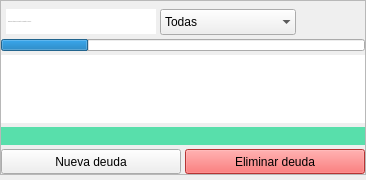
         <widget class="QWidget" name="tab3_debts">
          <attribute name="title">
           <string>CUENTAS CORRIENTES</string>
          </attribute>
          <attribute name="toolTip">
           <string notr="true">&lt;html&gt;&lt;head/&gt;&lt;body&gt;&lt;p&gt;Muestra las cuentas corrientes y datos personales de quienes posean una.&lt;/p&gt;&lt;/body&gt;&lt;/html&gt;</string>
          </attribute>
          <layout class="QVBoxLayout" name="tab3_debts_Vlayout">
           <property name="spacing">
            <number>4</number>
           </property>
           <property name="leftMargin">
            <number>0</number>
           </property>
           <property name="topMargin">
            <number>0</number>
           </property>
           <property name="rightMargin">
            <number>0</number>
           </property>
           <property name="bottomMargin">
            <number>5</number>
           </property>
           <item>
            <widget class="QFrame" name="debts_info">
             <property name="frameShape">
              <enum>QFrame::Shape::StyledPanel</enum>
             </property>
             <property name="frameShadow">
              <enum>QFrame::Shadow::Raised</enum>
             </property>
             <layout class="QVBoxLayout" name="debts_info_Vlayout" stretch="0,0,0,0,0">
              <property name="spacing">
               <number>4</number>
              </property>
              <property name="leftMargin">
               <number>0</number>
              </property>
              <property name="topMargin">
               <number>8</number>
              </property>
              <property name="rightMargin">
               <number>0</number>
              </property>
              <property name="bottomMargin">
               <number>0</number>
              </property>
              <item>
               <widget class="QFrame" name="debts_header">
                <property name="sizePolicy">
                 <sizepolicy hsizetype="Maximum" vsizetype="Preferred">
                  <horstretch>0</horstretch>
                  <verstretch>0</verstretch>
                 </sizepolicy>
                </property>
                <property name="frameShape">
                 <enum>QFrame::Shape::NoFrame</enum>
                </property>
                <property name="frameShadow">
                 <enum>QFrame::Shadow::Raised</enum>
                </property>
                <layout class="QHBoxLayout" name="horizontalLayout_4">
                 <property name="spacing">
                  <number>4</number>
                 </property>
                 <property name="leftMargin">
                  <number>5</number>
                 </property>
                 <property name="topMargin">
                  <number>0</number>
                 </property>
                 <property name="rightMargin">
                  <number>5</number>
                 </property>
                 <property name="bottomMargin">
                  <number>0</number>
                 </property>
                 <item>
                  <widget class="QLineEdit" name="debts_searchBar">
                   <property name="sizePolicy">
                    <sizepolicy hsizetype="Preferred" vsizetype="Fixed">
                     <horstretch>0</horstretch>
                     <verstretch>0</verstretch>
                    </sizepolicy>
                   </property>
                   <property name="minimumSize">
                    <size>
                     <width>150</width>
                     <height>25</height>
                    </size>
                   </property>
                   <property name="maximumSize">
                    <size>
                     <width>16777215</width>
                     <height>25</height>
                    </size>
                   </property>
                   <property name="font">
                    <font>
                     <family>Verdana</family>
                     <pointsize>-1</pointsize>
                     <stylestrategy>PreferDefault</stylestrategy>
                    </font>
                   </property>
                   <property name="acceptDrops">
                    <bool>false</bool>
                   </property>
                   <property name="toolTip">
                    <string notr="true">&lt;html&gt;&lt;head/&gt;&lt;body&gt;&lt;p&gt;&lt;span style=&quot; font-size:12pt;&quot;&gt;Buscar una deuda en la tabla según nombres, características, palabras claves, etc.&lt;/span&gt;&lt;/p&gt;&lt;/body&gt;&lt;/html&gt;</string>
                   </property>
                   <property name="text">
                    <string notr="true"/>
                   </property>
                   <property name="maxLength">
                    <number>100</number>
                   </property>
                   <property name="frame">
                    <bool>false</bool>
                   </property>
                   <property name="echoMode">
                    <enum>QLineEdit::EchoMode::Normal</enum>
                   </property>
                   <property name="placeholderText">
                    <string notr="true">Ingresar detalles de cuenta corriente a buscar...</string>
                   </property>
                   <property name="cursorMoveStyle">
                    <enum>Qt::CursorMoveStyle::LogicalMoveStyle</enum>
                   </property>
                   <property name="clearButtonEnabled">
                    <bool>true</bool>
                   </property>
                  </widget>
                 </item>
                 <item>
                  <widget class="QComboBox" name="cb_debts_colsFilter">
                   <property name="minimumSize">
                    <size>
                     <width>60</width>
                     <height>26</height>
                    </size>
                   </property>
                   <property name="maximumSize">
                    <size>
                     <width>16777215</width>
                     <height>26</height>
                    </size>
                   </property>
                   <property name="toolTip">
                    <string notr="true">&lt;html&gt;&lt;head/&gt;&lt;body&gt;&lt;p&gt;&lt;span style=&quot; font-size:12pt;&quot;&gt;Permite seleccionar qué columna filtrar.&lt;/span&gt;&lt;/p&gt;&lt;/body&gt;&lt;/html&gt;</string>
                   </property>
                   <property name="insertPolicy">
                    <enum>QComboBox::InsertPolicy::NoInsert</enum>
                   </property>
                   <property name="sizeAdjustPolicy">
                    <enum>QComboBox::SizeAdjustPolicy::AdjustToContents</enum>
                   </property>
                   <property name="iconSize">
                    <size>
                     <width>24</width>
                     <height>24</height>
                    </size>
                   </property>
                   <property name="frame">
                    <bool>false</bool>
                   </property>
                   <item>
                    <property name="text">
                     <string>Todas</string>
                    </property>
                   </item>
                   <item>
                    <property name="text">
                     <string>Nombre</string>
                    </property>
                   </item>
                   <item>
                    <property name="text">
                     <string>Apellido</string>
                    </property>
                   </item>
                   <item>
                    <property name="text">
                     <string>Número de teléfono</string>
                    </property>
                   </item>
                   <item>
                    <property name="text">
                     <string>Dirección</string>
                    </property>
                   </item>
                   <item>
                    <property name="text">
                     <string>Código postal</string>
                    </property>
                   </item>
                   <item>
                    <property name="text">
                     <string>Balance</string>
                    </property>
                   </item>
                  </widget>
                 </item>
                </layout>
               </widget>
              </item>
              <item>
               <widget class="QProgressBar" name="debts_progressbar">
                <property name="minimumSize">
                 <size>
                  <width>0</width>
                  <height>12</height>
                 </size>
                </property>
                <property name="maximumSize">
                 <size>
                  <width>16777215</width>
                  <height>12</height>
                 </size>
                </property>
                <property name="value">
                 <number>24</number>
                </property>
                <property name="textVisible">
                 <bool>false</bool>
                </property>
                <property name="format">
                 <string notr="true">%p%</string>
                </property>
               </widget>
              </item>
              <item>
               <widget class="QTableView" name="tv_debts_data">
                <property name="toolTip">
                 <string notr="true">&lt;html&gt;&lt;head/&gt;&lt;body&gt;&lt;p&gt;&lt;span style=&quot; font-size:12pt;&quot;&gt;Para &lt;/span&gt;&lt;span style=&quot; font-size:12pt; text-decoration: underline;&quot;&gt;modificar&lt;/span&gt;&lt;span style=&quot; font-size:12pt;&quot;&gt; las &lt;/span&gt;&lt;span style=&quot; font-size:12pt; text-decoration: underline;&quot;&gt;características&lt;/span&gt;&lt;span style=&quot; font-size:12pt;&quot;&gt; de una deuda simplemente hacer &lt;/span&gt;&lt;span style=&quot; font-size:12pt; font-style:italic;&quot;&gt;doble click&lt;/span&gt;&lt;span style=&quot; font-size:12pt;&quot;&gt; sobre la celda que se quiere modificar e ingresar el nuevo valor.&lt;/span&gt;&lt;/p&gt;&lt;/body&gt;&lt;/html&gt;</string>
                </property>
                <property name="styleSheet">
                 <string notr="true">#tv_debts_data QLabel {
	font-size: 16px;
}


#tv_debts_data QPushButton {
	max-width: 24px;
	max-height: 24px;
	border-radius: 1px;
	background-color: rgb(71, 184, 255);
}</string>
                </property>
                <property name="frameShape">
                 <enum>QFrame::Shape::NoFrame</enum>
                </property>
                <property name="frameShadow">
                 <enum>QFrame::Shadow::Plain</enum>
                </property>
                <property name="horizontalScrollBarPolicy">
                 <enum>Qt::ScrollBarPolicy::ScrollBarAlwaysOff</enum>
                </property>
                <property name="sizeAdjustPolicy">
                 <enum>QAbstractScrollArea::SizeAdjustPolicy::AdjustToContents</enum>
                </property>
                <property name="editTriggers">
                 <set>QAbstractItemView::EditTrigger::DoubleClicked</set>
                </property>
                <property name="showDropIndicator" stdset="0">
                 <bool>false</bool>
                </property>
                <property name="dragDropOverwriteMode">
                 <bool>false</bool>
                </property>
                <property name="defaultDropAction">
                 <enum>Qt::DropAction::IgnoreAction</enum>
                </property>
                <property name="alternatingRowColors">
                 <bool>true</bool>
                </property>
                <property name="selectionMode">
                 <enum>QAbstractItemView::SelectionMode::ExtendedSelection</enum>
                </property>
                <property name="sortingEnabled">
                 <bool>false</bool>
                </property>
                <property name="cornerButtonEnabled">
                 <bool>false</bool>
                </property>
                <attribute name="horizontalHeaderMinimumSectionSize">
                 <number>50</number>
                </attribute>
                <attribute name="verticalHeaderVisible">
                 <bool>false</bool>
                </attribute>
               </widget>
              </item>
              <item>
               <widget class="QLabel" name="label_feedbackDebts">
                <property name="styleSheet">
                 <string notr="true">font-family: &quot;Verdana&quot;;
font-size: 16px;
letter-spacing: 0px;
word-spacing: 0px;
background-color: rgb(88, 223, 171);
color: #111;</string>
                </property>
                <property name="text">
                 <string notr="true"/>
                </property>
                <property name="textFormat">
                 <enum>Qt::TextFormat::PlainText</enum>
                </property>
                <property name="alignment">
                 <set>Qt::AlignmentFlag::AlignCenter</set>
                </property>
                <property name="wordWrap">
                 <bool>true</bool>
                </property>
                <property name="textInteractionFlags">
                 <set>Qt::TextInteractionFlag::NoTextInteraction</set>
                </property>
               </widget>
              </item>
              <item>
               <widget class="QFrame" name="debts_buttons">
                <property name="frameShape">
                 <enum>QFrame::Shape::NoFrame</enum>
                </property>
                <property name="frameShadow">
                 <enum>QFrame::Shadow::Raised</enum>
                </property>
                <layout class="QHBoxLayout" name="debts_buttons_Hlayout">
                 <property name="spacing">
                  <number>4</number>
                 </property>
                 <property name="leftMargin">
                  <number>0</number>
                 </property>
                 <property name="topMargin">
                  <number>0</number>
                 </property>
                 <property name="rightMargin">
                  <number>0</number>
                 </property>
                 <property name="bottomMargin">
                  <number>0</number>
                 </property>
                 <item>
                  <widget class="QPushButton" name="btn_add_debt">
                   <property name="minimumSize">
                    <size>
                     <width>180</width>
                     <height>25</height>
                    </size>
                   </property>
                   <property name="maximumSize">
                    <size>
                     <width>250</width>
                     <height>25</height>
                    </size>
                   </property>
                   <property name="toolTip">
                    <string notr="true">&lt;html&gt;&lt;head/&gt;&lt;body&gt;&lt;p&gt;&lt;span style=&quot; font-size:12pt;&quot;&gt;Agrega una deuda nueva a la tabla (&lt;/span&gt;&lt;span style=&quot; font-size:12pt; font-style:italic;&quot;&gt;+&lt;/span&gt;&lt;span style=&quot; font-size:12pt;&quot;&gt;).&lt;/span&gt;&lt;/p&gt;&lt;/body&gt;&lt;/html&gt;</string>
                   </property>
                   <property name="text">
                    <string notr="true">Nueva deuda</string>
                   </property>
                   <property name="iconSize">
                    <size>
                     <width>24</width>
                     <height>24</height>
                    </size>
                   </property>
                   <property name="shortcut">
                    <string notr="true">+</string>
                   </property>
                  </widget>
                 </item>
                 <item>
                  <widget class="QPushButton" name="btn_delete_debt">
                   <property name="minimumSize">
                    <size>
                     <width>180</width>
                     <height>25</height>
                    </size>
                   </property>
                   <property name="maximumSize">
                    <size>
                     <width>250</width>
                     <height>25</height>
                    </size>
                   </property>
                   <property name="toolTip">
                    <string notr="true">&lt;html&gt;&lt;head/&gt;&lt;body&gt;&lt;p&gt;&lt;span style=&quot; font-size:12pt;&quot;&gt;Elimina la deuda actualmente seleccionada en la tabla (&lt;/span&gt;&lt;span style=&quot; font-size:12pt; font-style:italic;&quot;&gt;supr&lt;/span&gt;&lt;span style=&quot; font-size:12pt;&quot;&gt;).&lt;/span&gt;&lt;/p&gt;&lt;p&gt;&lt;span style=&quot; font-size:12pt; font-weight:600; text-decoration: underline;&quot;&gt;IMPORTANTE&lt;/span&gt;&lt;span style=&quot; font-size:12pt; font-weight:600;&quot;&gt;: esta acción no se puede deshacer, debe estar seguro de querer borrar una deuda.&lt;/span&gt;&lt;/p&gt;&lt;/body&gt;&lt;/html&gt;</string>
                   </property>
                   <property name="styleSheet">
                    <string notr="true">QPushButton {
	background-color: #ff4949;
}
QPushButton:hover {
	background-color: #faa;
}
</string>
                   </property>
                   <property name="text">
                    <string notr="true">Eliminar deuda</string>
                   </property>
                   <property name="iconSize">
                    <size>
                     <width>24</width>
                     <height>24</height>
                    </size>
                   </property>
                   <property name="shortcut">
                    <string notr="true">Del</string>
                   </property>
                  </widget>
                 </item>
                </layout>
               </widget>
              </item>
             </layout>
            </widget>
           </item>
          </layout>
         </widget>
